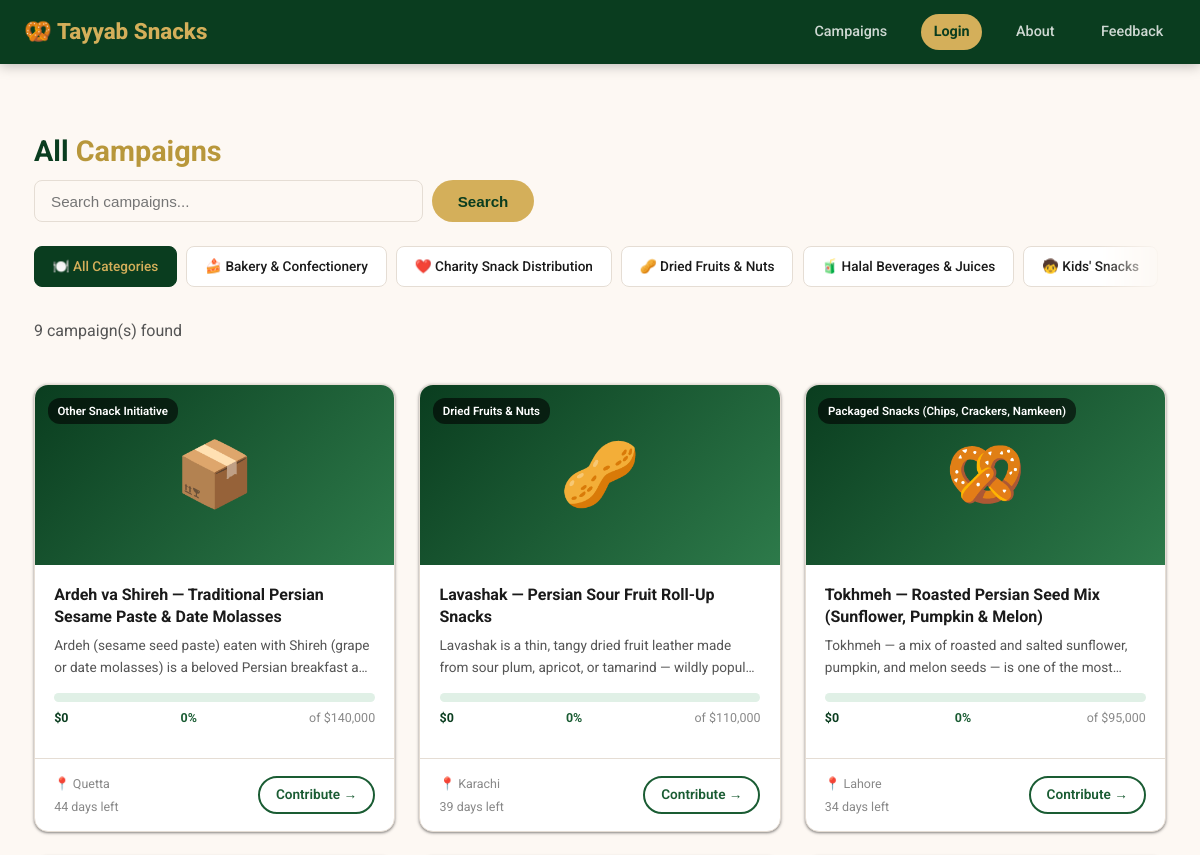
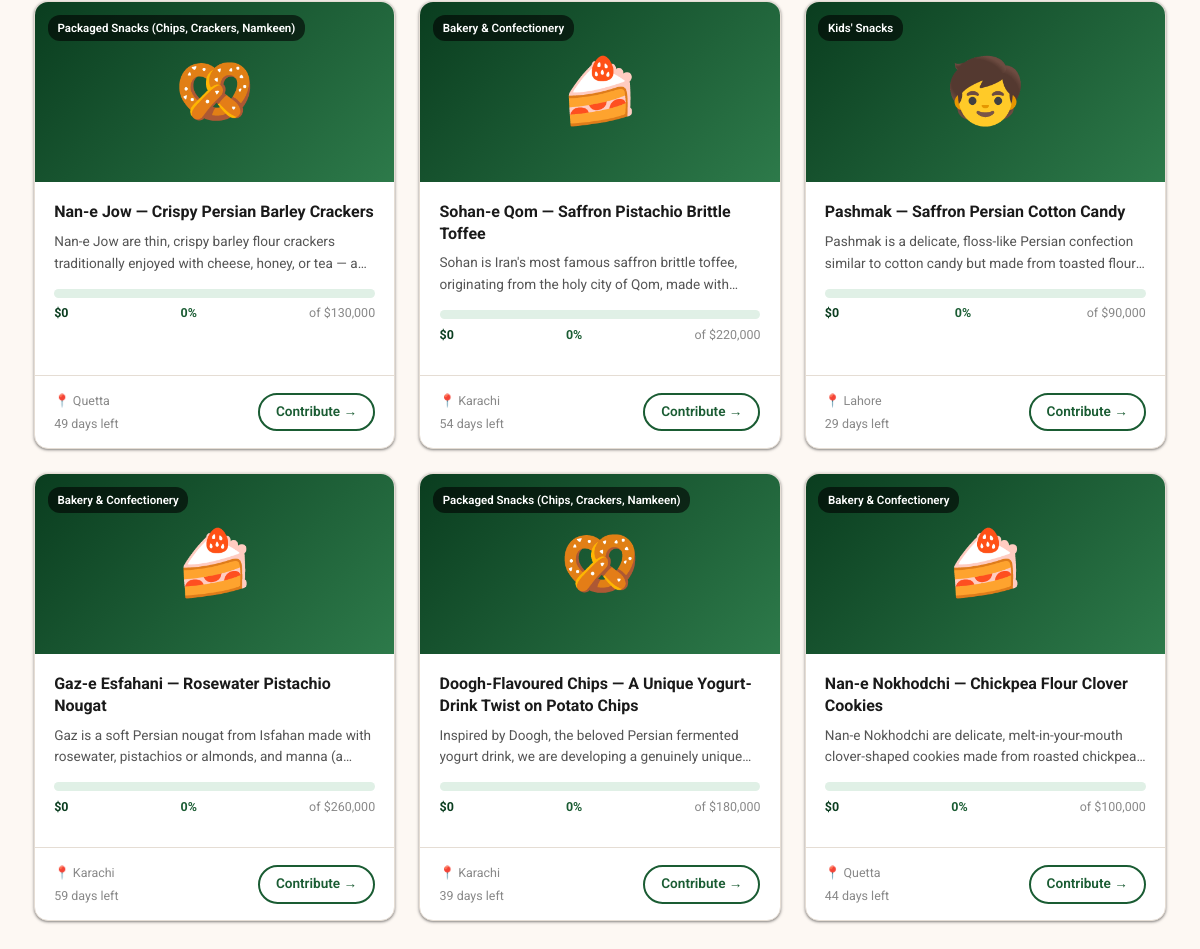
The page /campaigns.php on the database its author committed (2 pictures, top to bottom).
### tables this page shows
CREATE TABLE IF NOT EXISTS categories (
    id   INT UNSIGNED AUTO_INCREMENT PRIMARY KEY,
    name VARCHAR(100) NOT NULL,
    icon VARCHAR(10)
);

CREATE TABLE IF NOT EXISTS campaigns (
    id            INT UNSIGNED AUTO_INCREMENT PRIMARY KEY,
    user_id       INT UNSIGNED NOT NULL,
    category_id   INT UNSIGNED,
    title         VARCHAR(200) NOT NULL,
    description   TEXT NOT NULL,
    goal_amount   DECIMAL(12,2) NOT NULL,
    raised_amount DECIMAL(12,2) DEFAULT 0.00,
    city          VARCHAR(100),
    image_url     VARCHAR(500),
    deadline      DATE,
    status        ENUM('pending','active','funded','closed','rejected') DEFAULT 'pending',
    created_at    TIMESTAMP DEFAULT CURRENT_TIMESTAMP,
    updated_by    INT UNSIGNED NULL,
    updated_at    TIMESTAMP NULL,
    FOREIGN KEY (user_id)     REFERENCES users(id) ON DELETE CASCADE,
    FOREIGN KEY (category_id) REFERENCES categories(id) ON DELETE SET NULL,
    FOREIGN KEY (updated_by)  REFERENCES users(id) ON DELETE SET NULL,
    INDEX idx_status (status),
    INDEX idx_user (user_id)
);

### db.php (called while the page is built, shortened)
<?php
function e(string $s): string {
    return htmlspecialchars($s, ENT_QUOTES, 'UTF-8');
}
function auth(): ?array {
    if (!isset($_SESSION['user'])) {
        return null;
    }
    return $_SESSION['user'];
}
function progressPct(float $raised, float $goal): int {
    return (int) min(100, round($raised / $goal * 100));
}

### campaigns.php (the view, shortened to what this page needs)
<?php
require_once __DIR__ . '/db.php';
$user = auth();
$catId = (int) ($_GET['cat'] ?? 0);
$q = trim($_GET['q'] ?? '');
$categories = $pdo->query('SELECT * FROM categories ORDER BY name')->fetchAll();
$sql = "SELECT c.*, u.name AS creator_name, cat.name AS cat_name, cat.icon AS cat_icon
        FROM campaigns c
        JOIN users u ON u.id = c.user_id
        LEFT JOIN categories cat ON cat.id = c.category_id
        WHERE c.status = 'active'";
$params = [];
$sql .= ' ORDER BY c.created_at DESC';
$stmt = $pdo->prepare($sql);
$stmt->execute($params);
$campaigns = $stmt->fetchAll();
?>
<!DOCTYPE html>
<html lang="en">
<head>
<link rel="stylesheet" href="style.css">
</head>
<body>
<nav class="navbar">
    <a class="nav-brand" href="index.php">🥨 <?= e(SITE_NAME) ?></a>
    <div class="nav-links">
        <a href="campaigns.php">Campaigns</a>
        <?php if ($user): ?><span class="nav-user">👤 <?= e($user['name']) ?></span><a href="submit.php">+ Start a Campaign</a><a href="dashboard.php">Dashboard</a><a href="logout.php" class="nav-btn">Logout</a>
        <?php else: ?><a href="login.php" class="nav-btn">Login</a><?php endif; ?>
        <a href="about.php">About</a>
        <a href="feedback.php">Feedback</a>
    </div>
</nav>
<div class="container section">
    <h2 class="section-title">All <span>Campaigns</span></h2>
    <form method="get" style="display:flex;gap:.6rem;margin-bottom:1.5rem;max-width:500px">
        <input type="text" name="q" class="form-control" placeholder="Search campaigns..." value="<?= e($q) ?>">
        <button type="submit" class="btn btn-primary">Search</button>
    </form>
    <div class="chip-row">
        <a href="campaigns.php" class="cat-chip <?= $catId === 0 ? 'active' : '' ?>">🍽️ All Categories</a>
        <?php foreach ($categories as $c): ?>
            <a href="?cat=<?= (int) $c['id'] ?>" class="cat-chip <?= $catId === (int) $c['id'] ? 'active' : '' ?>"><?= e($c['icon']) ?> <?= e($c['name']) ?></a>
        <?php endforeach; ?>
    </div>
    <p class="section-sub"><?= count($campaigns) ?> campaign(s) found</p>
    <?php if (!$campaigns): ?>
        <div class="empty-state"><div class="icon">📭</div><h3>No campaigns found</h3></div>
    <?php else: ?>
    <div class="grid-3">
        <?php foreach ($campaigns as $c):
            $pct = progressPct((float) $c['raised_amount'], (float) $c['goal_amount']);
            $daysLeft = $c['deadline'] ? max(0, (int) ((strtotime($c['deadline']) - time()) / 86400)) : null;
        ?>
        <a href="campaign.php?id=<?= (int) $c['id'] ?>" class="campaign-card" style="text-decoration:none;color:inherit">
            <div class="campaign-img">
                <?php if ($c['image_url']): ?><img src="<?= e($c['image_url']) ?>" alt=""><?php else: ?><?= e($c['cat_icon'] ?: '🥨') ?><?php endif; ?>
                <?php if ($c['cat_name']): ?><span class="campaign-cat-badge"><?= e($c['cat_name']) ?></span><?php endif; ?>
            </div>
            <div class="campaign-body">
                <div class="campaign-title"><?= e($c['title']) ?></div>
                <div class="campaign-desc"><?= e($c['description']) ?></div>
                <div class="prog-wrap">
                    <div class="prog-bar"><div class="prog-fill" style="width:<?= $pct ?>%"></div></div>
                    <div class="prog-labels">
                        <span class="prog-raised">$<?= number_format((float) $c['raised_amount']) ?></span>
                        <span class="prog-pct"><?= $pct ?>%</span>
                        <span class="prog-goal">of $<?= number_format((float) $c['goal_amount']) ?></span>
                    </div>
                </div>
            </div>
            <div class="campaign-footer">
                <div class="campaign-meta">
                    <span>📍 <?= e($c['city'] ?: 'N/A') ?></span>
                    <span><?= $daysLeft !== null ? $daysLeft . ' days left' : 'No deadline' ?></span>
                </div>
                <span class="btn btn-outline btn-sm">Contribute →</span>
            </div>
        </a>
        <?php endforeach; ?>
    </div>
    <?php endif; ?>
</div>
</body>
</html>

### rows shown on the page
categories: icon "🍰", name "Bakery & Confectionery"
categories: icon "❤️", name "Charity Snack Distribution"
categories: icon "🥜", name "Dried Fruits & Nuts"
categories: icon "🧃", name "Halal Beverages & Juices"
categories: icon "🧒", name "Kids' Snacks"
campaigns: category.icon "📦", category.name "Other Snack Initiative", title "Ardeh va Shireh — Traditional Persian Sesame Paste & Date Molasses", description "Ardeh (sesame seed paste) eaten with Shireh (grape or date molasses) is a beloved Persian breakfast…", raised_amount "0", pct "0", goal_amount "140,000", city "Quetta", deadline "44"
campaigns: category.icon "🥜", category.name "Dried Fruits & Nuts", title "Lavashak — Persian Sour Fruit Roll-Up Snacks", description "Lavashak is a thin, tangy dried fruit leather made from sour plum, apricot, or tamarind — wildly…", raised_amount "0", pct "0", goal_amount "110,000", city "Karachi", deadline "39"
campaigns: category.icon "🥨", category.name "Packaged Snacks (Chips, Crackers, Namkeen)", title "Tokhmeh — Roasted Persian Seed Mix (Sunflower, Pumpkin & Melon)", description "Tokhmeh — a mix of roasted and salted sunflower, pumpkin, and melon seeds — is one of the…", raised_amount "0", pct "0", goal_amount "95,000", city "Lahore", deadline "34"
campaigns: category.icon "🥨", category.name "Packaged Snacks (Chips, Crackers, Namkeen)", title "Nan-e Jow — Crispy Persian Barley Crackers", description "Nan-e Jow are thin, crispy barley flour crackers traditionally enjoyed with cheese, honey, or tea —…", raised_amount "0", pct "0", goal_amount "130,000", city "Quetta", deadline "49"
campaigns: category.icon "🍰", category.name "Bakery & Confectionery", title "Sohan-e Qom — Saffron Pistachio Brittle Toffee", description "Sohan is Iran's most famous saffron brittle toffee, originating from the holy city of Qom, made…", raised_amount "0", pct "0", goal_amount "220,000", city "Karachi", deadline "54"
campaigns: category.icon "🧒", category.name "Kids' Snacks", title "Pashmak — Saffron Persian Cotton Candy", description "Pashmak is a delicate, floss-like Persian confection similar to cotton candy but made from toasted…", raised_amount "0", pct "0", goal_amount "90,000", city "Lahore", deadline "29"
campaigns: category.icon "🍰", category.name "Bakery & Confectionery", title "Gaz-e Esfahani — Rosewater Pistachio Nougat", description "Gaz is a soft Persian nougat from Isfahan made with rosewater, pistachios or almonds, and manna…", raised_amount "0", pct "0", goal_amount "260,000", city "Karachi", deadline "59"
campaigns: category.icon "🥨", category.name "Packaged Snacks (Chips, Crackers, Namkeen)", title "Doogh-Flavoured Chips — A Unique Yogurt-Drink Twist on Potato Chips", description "Inspired by Doogh, the beloved Persian fermented yogurt drink, we are developing a genuinely…", raised_amount "0", pct "0", goal_amount "180,000", city "Karachi", deadline "39"
campaigns: category.icon "🍰", category.name "Bakery & Confectionery", title "Nan-e Nokhodchi — Chickpea Flour Clover Cookies", description "Nan-e Nokhodchi are delicate, melt-in-your-mouth clover-shaped cookies made from roasted…", raised_amount "0", pct "0", goal_amount "100,000", city "Quetta", deadline "44"

### other values the page prints
SITE_NAME "Tayyab Snacks"
count($campaigns) "9"
